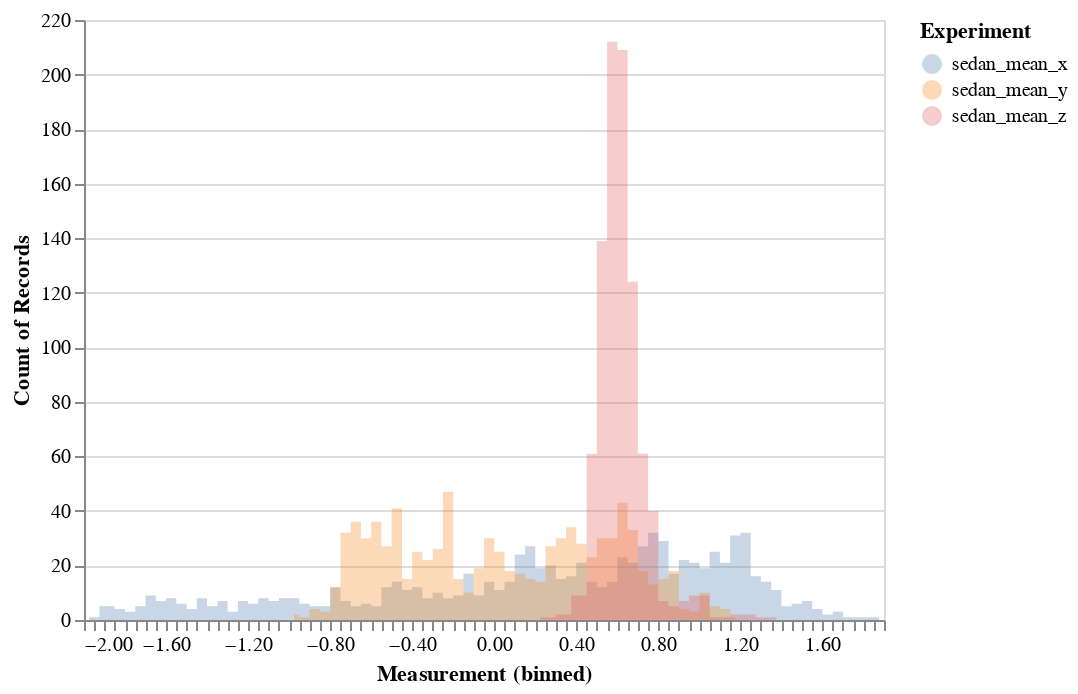

This figure's notebook cell:
### Code cell
source = pd.DataFrame({
    'sedan_mean_x': np.array(s[0]),
    'sedan_mean_y': np.array(s[1]),
    'sedan_mean_z': np.array(s[2])
})
alt.Chart(source).transform_fold(
    ['sedan_mean_x', 'sedan_mean_y', 'sedan_mean_z'],
    as_=['Experiment', 'Measurement']
).mark_area(
    opacity=0.3,
    interpolate='step'
).encode(
    alt.X('Measurement:Q', bin=alt.Bin(maxbins=100)),
    alt.Y('count()', stack=None),
    alt.Color('Experiment:N'))

### Figure 1 — Vega-Lite specification as saved in the notebook (floating-point values rounded to 4 significant figures; data arrays with more than 128 entries replaced by an {"elided": "..."} marker saying what was removed)
{"config": {"view": {"continuousWidth": 400, "continuousHeight": 300}}, "data": {"name": "data-2dbc446f619fd7195f9cc8bb2e034b12"}, "mark": {"type": "area", "interpolate": "step", "opacity": 0.3}, "encoding": {"color": {"type": "nominal", "field": "Experiment"}, "x": {"type": "quantitative", "bin": {"maxbins": 100}, "field": "Measurement"}, "y": {"type": "quantitative", "aggregate": "count", "stack": null}}, "transform": [{"fold": ["sedan_mean_x", "sedan_mean_y", "sedan_mean_z"], "as": ["Experiment", "Measurement"]}], "$schema": "https://vega.github.io/schema/vega-lite/v4.0.2.json", "datasets": {"data-2dbc446f619fd7195f9cc8bb2e034b12": {"elided": "891 records"}}}
